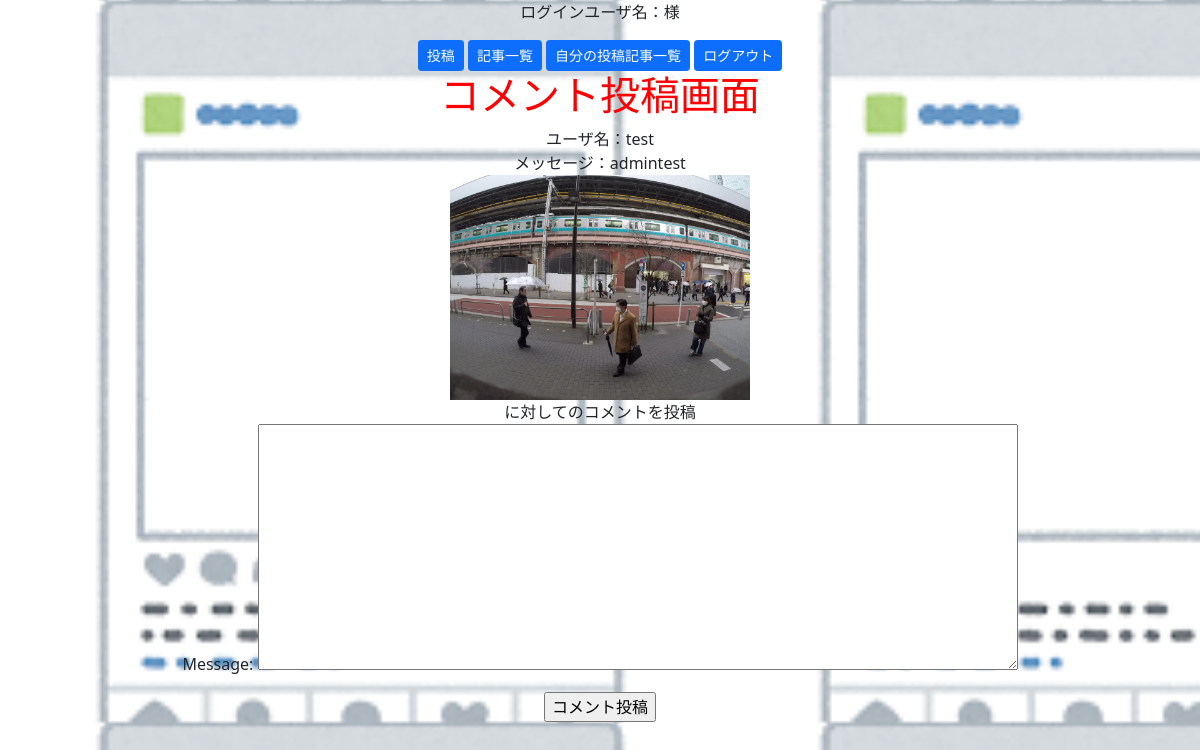
The page /testApp/snscommentcreate/10/ (signed in) on the database its author committed.
### testApp/models.py (models this page shows)
class SnsMessageModel(models.Model):
    user_id = models.IntegerField()
    message = models.CharField(max_length=100)
    picture = models.ImageField(upload_to='images/')

### testApp/views.py (the view, shortened to what this page needs)
# urls.py: path('snscommentcreate/<int:num>/', SnsCommentView.as_view(), name='snscommentcreate'),
class SnsCommentView(TemplateView):
    def __init__(self):
        self.params = {
            'user':'',
            'form':SnsCommentForm(),
            'data':'',
        }
    def get(self,request,num):
        if not request.user.is_active:
            return redirect('/accounts/login/')
        self.params['data'] = SnsMessageModel.objects.get(id=num)
        self.params['data_user'] = User.objects.get(id=self.params['data'].user_id)
        return render(request,'testApp/snscommentcreate.html',self.params)

### testApp/forms.py
class SnsCommentForm(forms.Form):
    message = forms.CharField(label='Message',widget=forms.Textarea(attrs={'cols': '80', 'rows': '10'}))

### testApp/templates/testApp/snscommentcreate.html (shortened to what this page needs)
{% extends 'testApp/base.html' %}
{% block content %}
<body>
    <h1>コメント投稿画面</h1>
    <tr>
        <td>ユーザ名：{{data_user.username}}</td><br>
        <td>メッセージ：{{data.message}}</td><br>
        <td><img src='/testApp{{ MEDIA_URL }}{{data.picture}}' style="width:300px;height:auto"></td><br>
        <td>に対してのコメントを投稿</td>
    </tr>
    <table>
        <form action="{% url 'snscommentcreate' data.id %}" method="post">
            {{form.as_p}}
            <input type="submit" value="コメント投稿">
        </form>
    </table>
</body>
{% endblock %}

### testApp/static/testApp/css/style.css (style rules this page uses)
body { color:black; font-size: 16pt; text-align: center; background-image: url("../images/website_photo_sns_frame.png"); background-size: contain; }
h1 { color: red; opacity: 1; font-size: 60pt; margin-top: -20px; margin-bottom: 0px; text-align: center; }
p { margin: 10px; text-align: center; }
table { text-align: center; margin:mx-auto； }

### rows shown on the page
SnsMessageModel: message "admintest", picture (picture)

### other values the page prints
{{ data_user.username }} "test"
